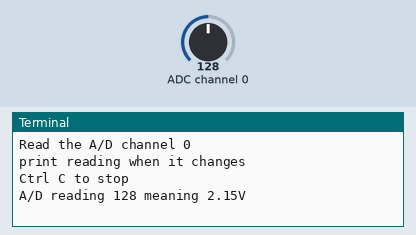
Recording of a program running on a simulated Raspberry Pi (BCM pin numbers). Shown: the last lines printed to the terminal. The inputs (shaded band) are chosen by the test bench; at power-on: ADC channel 0 = 128 (analog values on the 0–255 scale).

Above: at 1.2 s.
1.3 s: ADC channel 0 set to 178
At 2.3 s:
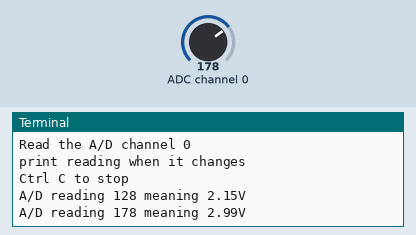
2.8 s: ADC channel 0 set to 224
At 3.5 s:
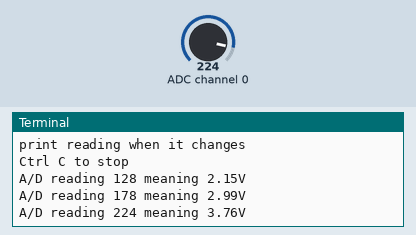

Measured:
- after the input at 1.3 s, the terminal: prints a new line at once (image 1)
- after the input at 2.8 s, the terminal: prints a new line at once (image 2)

The program:

read_analog.py
```python
# (licence header left out)
import smbus

bus = smbus.SMBus(1)

address = 0x48 # address of PCF8591P
Vref = 4.3
convert = Vref / 256
channel = 0 # 0,1,2, or 3 valid

print "Read the A/D channel %i" % channel
print "print reading when it changes"
print "Ctrl C to stop"

# Set the control register to read from the specified channel
bus.write_byte(address, channel)

last_reading = -1
while True:
  try:
    reading = bus.read_byte(address)
    if(abs(last_reading - reading) > 1): # only print on a change
      print "A/D reading %i meaning %.2fV" % (reading,(convert * reading))
      last_reading = reading
  except KeyboardInterrupt:
    print "\nExiting."
    exit(0)
  except:
    e = sys.exc_info()[0]
    print "Error:\n%s" % e
    print "Aborting\n"
    exit(1)
```
